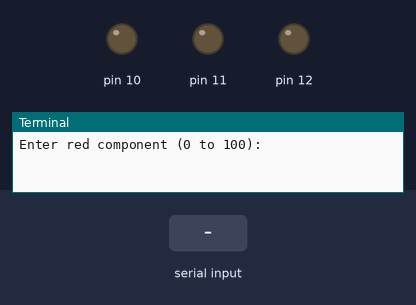
A program run on a simulated Raspberry Pi (header pin numbers). On the bench: output pins drawn as LEDs (lit = HIGH), the last lines printed to the terminal. The inputs (shaded band) are chosen by the test bench.

Above: at 1.2 s.
1.3 s: "5" typed at the terminal, then Enter
2.8 s: "90" typed at the terminal, then Enter
4.3 s: "5" typed at the terminal, then Enter
At 5.2 s:
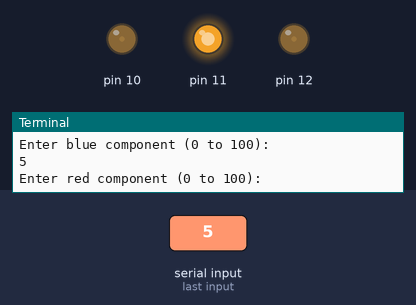
Timing chart, 0 to 7.3 s (numbered marks = the images above; inputs shaded):
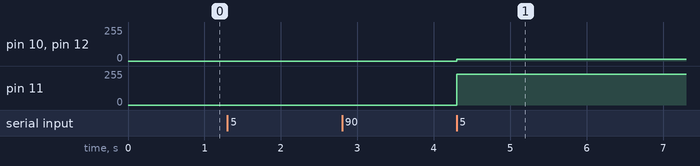

The program:

rgb_led.py
```python
import RPi.GPIO as GPIO

pins = {'pin_R':10, 'pin_G':11, 'pin_B':12}  # pins is a dict

GPIO.setmode(GPIO.BOARD)       # Numbers GPIOs by physical location
for i in pins:
	GPIO.setup(pins[i], GPIO.OUT)   # Set pins' mode is output
	GPIO.output(pins[i], GPIO.HIGH) # Set pins to high(+3.3V) to off led

p_R = GPIO.PWM(pins['pin_R'], 500)  # set Frequece to 500Hz
p_G = GPIO.PWM(pins['pin_G'], 500)
p_B = GPIO.PWM(pins['pin_B'], 500)

p_R.start(0)      # Initial duty Cycle = 0(leds off)
p_G.start(0)
p_B.start(0)

try:
	while True:
        duty_R = float(input("Enter red component (0 to 100): "))
        duty_G = float(input("Enter green component (0 to 100): "))
        duty_B = float(input("Enter blue component (0 to 100): "))
        p_R.ChangeDutyCycle(duty_R)
        p_G.ChangeDutyCycle(duty_G)
        p_B.ChangeDutyCycle(duty_B)

except KeyboardInterrupt:
    print("Ctrl + C, quit")
	p_R.stop()
	p_G.stop()
	p_B.stop()
finally:
	GPIO.cleanup()
```

Measured:
- after the input at 4.3 s, pin 10, pin 12: 0/255 → 13/255 at once; pin 11: 0/255 → 230/255 at once
